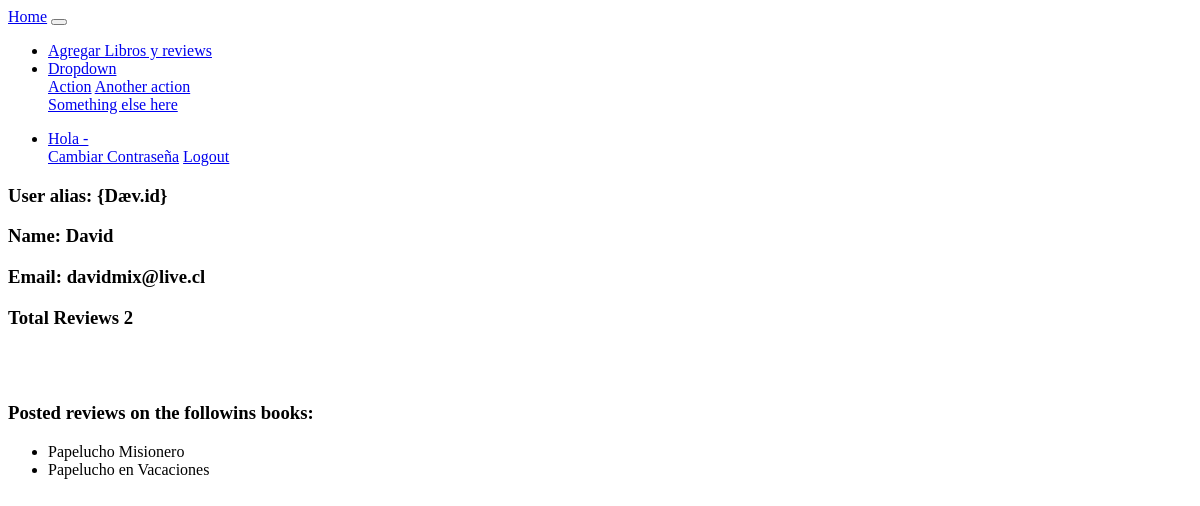
Before: /libros/users/2 with the older database file.
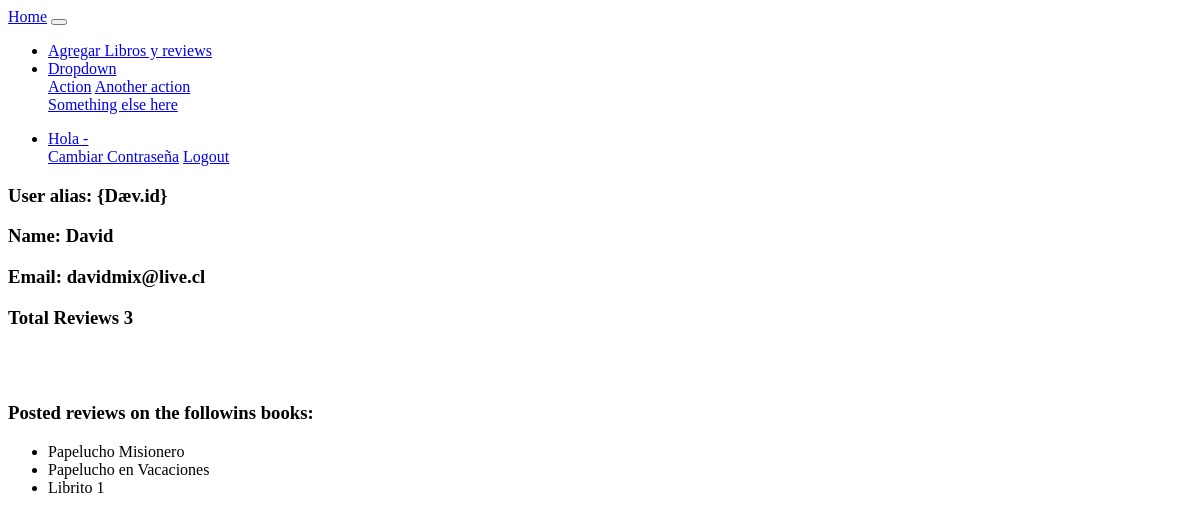
After: the same page with the newer database file.
### login/models.py (models this page shows)
class Libro(models.Model):
    id = models.AutoField(primary_key=True)
    titulo = models.CharField(max_length=40)
    autor = models.ForeignKey(Autor, on_delete=CASCADE, related_name="libros")

### home/views.py (the view)
# urls.py: path('users/<int:user_id>', views.user_reviews, name='user_reviews'),
def user_reviews(request, user_id):
    usuario = User.objects.get(id = user_id)
    dict_review = Review.objects.filter(usuario = usuario).values('libro').annotate(total=Count('libro'))
    arreglo_libros = []
    for rev in dict_review:
        arreglo_libros.append(
            Libro.objects.filter(id = rev['libro'])
        )
    context = {
        'user': usuario,
        'rev_count': Review.objects.filter(usuario = usuario).count(),
        'reviews': arreglo_libros,
            }
    return render(request, 'user.html', context)

### login/templates/user.html (shortened to what this page needs)
<!DOCTYPE html>
<html lang="en">
<head>
    {% load static %}
</head>
<body>
    <div class="wrapper">
        {% include "navbar.html" %}
        <div class="row">
            <div class="col">
                <h3>User alias: {{user.alias}}</h3>
                <h3>Name: {{user.nombre}}</h3>
                <h3>Email: {{user.email}}</h3>
                <h3>Total Reviews {{rev_count}}</h3>
                <br><br>
                <h3>Posted reviews on the followins books: </h3>
                <ul>
                    {% for review in reviews %}
                    <li>{{review.0.titulo}}</li>
                    {% endfor %}
                </ul>
            </div>
        </div>
    </div>
</body>
</html>

Changed rows visible on the page:
added Libro: titulo "Librito 1"
Other visible differences:
{{ rev_count }}: "2" → "3"
